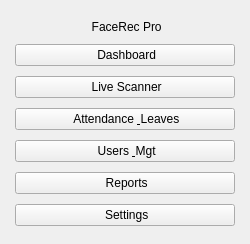
     <widget class="QWidget" name="sidebar">
      <property name="minimumSize"><size><width>250</width><height>0</height></size></property>
      <property name="maximumSize"><size><width>250</width><height>16777215</height></size></property>
      <layout class="QVBoxLayout" name="verticalLayout_sidebar">
       <property name="spacing"><number>10</number></property>
       <property name="leftMargin"><number>15</number></property>
       <property name="topMargin"><number>20</number></property>
       <property name="rightMargin"><number>15</number></property>
       
       <item>
        <widget class="QLabel" name="lbl_app_logo">
         <property name="text"><string> FaceRec Pro</string></property>
         <property name="alignment"><set>Qt::AlignmentFlag::AlignCenter</set></property>
        </widget>
       </item>

       <item>
        <widget class="QPushButton" name="btn_nav_dashboard">
         <property name="text"><string> Dashboard</string></property>
         <property name="icon"><iconset><normaloff>icons/dashboard.svg</normaloff>icons/dashboard.svg</iconset></property>
         <property name="iconSize"><size><width>20</width><height>20</height></size></property>
        </widget>
       </item>
       <item>
        <widget class="QPushButton" name="btn_nav_scan">
         <property name="text"><string> Live Scanner</string></property>
         <property name="icon"><iconset><normaloff>icons/scan.svg</normaloff>icons/scan.svg</iconset></property>
         <property name="iconSize"><size><width>20</width><height>20</height></size></property>
        </widget>
       </item>
       <item>
        <widget class="QPushButton" name="btn_nav_attendance">
         <property name="text"><string> Attendance &amp; Leaves</string></property>
         <property name="icon"><iconset><normaloff>icons/calendar.svg</normaloff>icons/calendar.svg</iconset></property>
         <property name="iconSize"><size><width>20</width><height>20</height></size></property>
        </widget>
       </item>
       <item>
        <widget class="QPushButton" name="btn_nav_users">
         <property name="text"><string> Users &amp; Mgt</string></property>
         <property name="icon"><iconset><normaloff>icons/users.svg</normaloff>icons/users.svg</iconset></property>
         <property name="iconSize"><size><width>20</width><height>20</height></size></property>
        </widget>
       </item>
       <item>
        <widget class="QPushButton" name="btn_nav_reports">
         <property name="text"><string> Reports</string></property>
         <property name="icon"><iconset><normaloff>icons/report.svg</normaloff>icons/report.svg</iconset></property>
         <property name="iconSize"><size><width>20</width><height>20</height></size></property>
        </widget>
       </item>
       <item>
        <widget class="QPushButton" name="btn_nav_settings">
         <property name="text"><string> Settings</string></property>
         <property name="icon"><iconset><normaloff>icons/settings.svg</normaloff>icons/settings.svg</iconset></property>
         <property name="iconSize"><size><width>20</width><height>20</height></size></property>
        </widget>
       </item>
       <item><spacer name="verticalSpacer_sidebar"><property name="orientation"><enum>Qt::Orientation::Vertical</enum></property></spacer></item>
      </layout>
     </widget>
